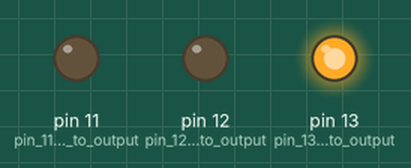
Simulated run of this sketch. Board: Arduino Uno, built with avr-gcc and run on an emulated ATmega328P. Parts: output pins drawn as LEDs (lit = HIGH).

Above: at 0.05 s.
At 4.45 s:
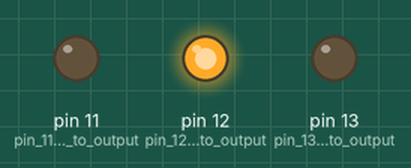
At 6.65 s:
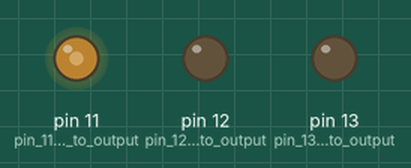
At 7.2 s:
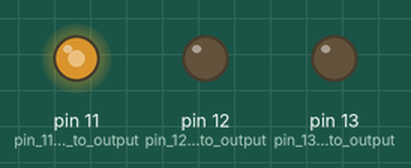
At 7.75 s:
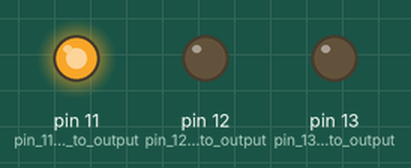
At 8.9 s:
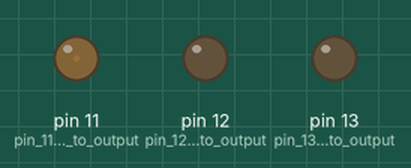
Timing chart, 0 to 11.6 s (numbered marks = the images above):
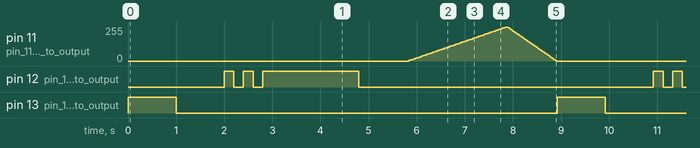

The sketch:

Assignment1-LiamGonzales.ino
```cpp
/*Assignment 1 Liam Gonzales January 14 2020
 * BLINK
*/

void setup() {
  // put your setup code here, to run once:
  pinMode(13, OUTPUT);//pin 13 set to output
  pinMode(12, OUTPUT);//pin 12 set to output
  pinMode(11, OUTPUT);//pin 11 set to output
}

void loop() {
  // put your main code here, to run repeatedly:
  //Yellow LED Slow Blink
  digitalWrite(13, HIGH);//pin 13 turns on
  delay(1000);//delay
  digitalWrite(13,LOW);//pin 13 turns off
  delay(1000);

  //White LED Pattern Blink
  digitalWrite(12, HIGH);//pin 12 turns on
  delay(200);
  digitalWrite(12, LOW);//pin 12 turns off
  delay(200);
  digitalWrite(12, HIGH);
  delay(200);
  digitalWrite(12, LOW);
  delay(200);
  digitalWrite(12, HIGH);
  delay(2000);
  digitalWrite(12, LOW);
  delay(1000);

  //Blue LED Fade
  for (int i = 0; i <= 255; i+=5){// Setting Maximum Fade Value
    analogWrite(11, i);//Beginning Fade IN
    delay(40);//Delay before fade OUT
  }
  for (int i = 255; i >= 0; i-=5){//Setting Minimum Fade Value
    analogWrite(11, i);//Beginning Fade OUT
    delay(20);//Delay before fade OUT
  }

}
```

Measured:
- by itself, pin 12 (pin_12_set_to_output): repeats every 8.9 s: LOW 0.20 s, HIGH 0.20 s, LOW 0.20 s, HIGH 2.0 s, LOW 6.1 s, HIGH 0.20 s
- by itself, pin 13 (pin_13_set_to_output): alternates HIGH for 1.0 s and LOW for 7.9 s
